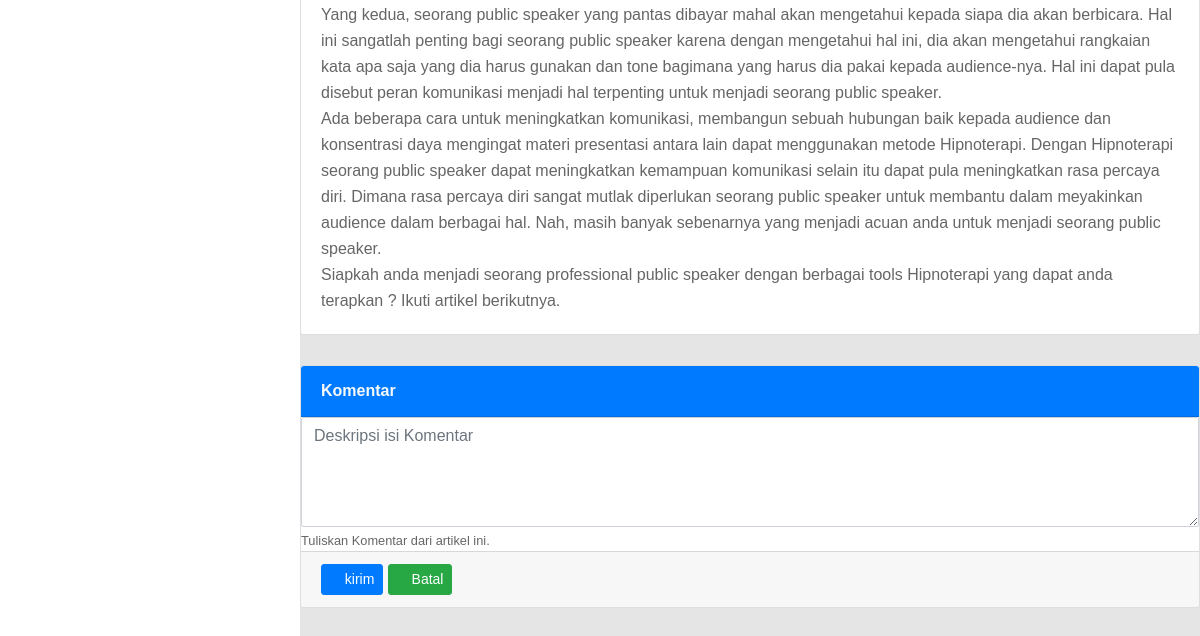
Page /artikel/detail/2 (lower part) on the earlier database version.
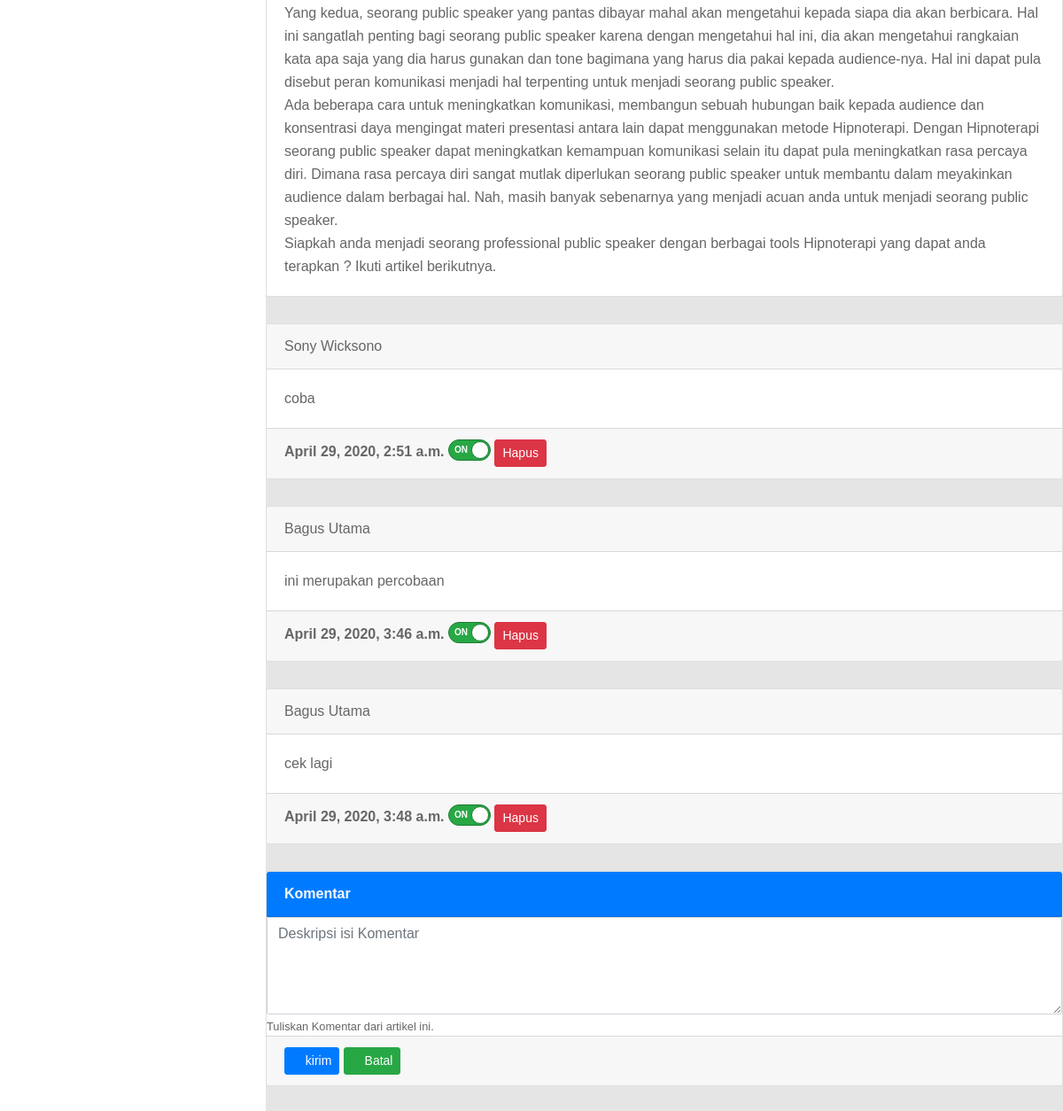
Same page on the later database version.
### artikel/models.py (models this page shows, shortened)
class Komentar(models.Model):
    artikel = models.ForeignKey(
        Artikel, related_name='komentar', on_delete=models.CASCADE)
    member = models.ForeignKey(
        Akun, related_name='komentar', on_delete=models.CASCADE, )
    konten = models.TextField(null=True)
    publikasi = models.DateTimeField(auto_now_add=True)
    update = models.DateTimeField(auto_now=True)
    aktif = models.BooleanField(default=True)
    class Meta:
        db_table = 'komentar'

### akun/models.py (models this page shows, shortened)
class Akun(models.Model):
    nama = models.CharField(max_length=30, null=True)
    jenis_kelamin = models.BooleanField(null=True)
    kota_domisili = models.CharField(max_length=30, null=True)
    alamat = models.CharField(max_length=100, null=True)
    tanggal_lahir = models.DateField(null=True)
    tempat_lahir = models.CharField(max_length=30, null=True)
    foto_src = models.TextField(null=True)
    no_telepon = models.CharField(max_length=16, null=True)
    email = models.EmailField()
    password = models.TextField(null=True)
    aktif = models.BooleanField(default=True)
    registrasi = models.DateTimeField(auto_now_add=True)
    aktivasi = models.DateTimeField(auto_now_add=True)
    update = models.DateTimeField(auto_now=True)
    verification_code = models.IntegerField(default=0)
    verification = models.BooleanField(default=False)
    class DaftarStatus(models.TextChoices):
        ADMIN = text('admin')
        STAF = text('staf')
        MEMBER = text('member')
    class Meta:
        db_table = 'akun'
    status = models.CharField(max_length=6,
                              choices=DaftarStatus.choices, default=DaftarStatus.MEMBER)

### artikel/views.py (the view)
# urls.py: path('detail/<int:id>', views.detail, name='detail'),
def detail(request, id):
    artikel = Artikel.objects.get(id=id)
    akun = Akun.objects.filter(status='staf').first()
    komen = Komentar.objects.filter(artikel=artikel)
    if request.method == 'POST':
        km = Komentar()
        km.member = akun
        km.artikel = artikel
        form = KomentarForm(request.POST or None, instance=km)
        if form.is_valid():
            form.save()
            path = '/artikel/detail/' + str(id)
            return redirect(path)
    else:
        form = KomentarForm()
    context = {
        'view': 'artikel',
        'title': 'Artikel dan Komentar -> Detail Data',
        'artikel': artikel,
        'komentar': komen,
        'form': form,
    }
    return render(request, 'artikel/detail.html', context)

### artikel/forms.py
class KomentarForm(forms.ModelForm):
    konten = forms.CharField(widget=forms.Textarea)
    konten.widget.attrs.update({
        'class': 'form-control',
        'placeholder': 'Deskripsi isi Komentar',
        'rows': 4
    })
    class Meta:
        model = Komentar
        fields = ['konten']

### artikel/templates/artikel/detail.html (shortened to what this page needs)
{% extends "base.html" %}
{% block content %}
{% load static %}
<div class="card">
    <div class="card-body card-block">
        <div id="artikel_konten">
            {% autoescape off%}
            {{ artikel.konten }}
            {% endautoescape %}
        </div>
    </div>
</div>
{% for kom in komentar %}
<div class="card">
    <div class="card-header bg-primary>
        <strong class=" card-title text-light ">{{kom.member.nama}}</strong>
</div>
<div class=" card-body">
        <p class="card-text">
            {% autoescape off%}
            {{kom.konten}}
            {% endautoescape %}
        </p>
    </div>
    <div class="card-footer">
        <strong class="card-title mb-3">{{kom.publikasi}}</strong>
        <label class="switch switch-text switch-success switch-pill">
            <span data-on="On" data-off="Off" class="switch-label "></span>
            <span class="switch-handle"></span>
        </label>
        <button type="button" class="btn btn-danger btn-sm" id="btn-delete-{{kom.artikel.id}}-{{kom.id}}"
            data-toggle="modal" data-target="#deletemodal">
            Hapus
        </button>
    </div>
</div>
{% endfor %}
<div class="card">
    <form name="main_form" method="POST" action="">
        <div class="card-header bg-primary">
            <strong class=" card-title text-light">Komentar</strong>
        </div>
        {{ form.konten }}
        <small class="help-block form-text">Tuliskan Komentar dari artikel ini.</small>
        <div class="card-footer">
            <button type="submit" class="btn btn-primary btn-sm">
                <i class="fa fa-dot-circle-o"></i> kirim
            </button>
            <a class="btn btn-success btn-sm" href="/artikel" role="button">
                <i class="fa fa-ban"></i> Batal
            </a>
        </div>
    </form>
</div>
{% endblock %}

Differences in the rows shown:
added Komentar: member.nama "Sony Wicksono", konten "coba", publikasi "April 29, 2020, 2:51 a.m."
added Komentar: member.nama "Bagus Utama", konten "ini merupakan percobaan", publikasi "April 29, 2020, 3:46 a.m."
added Komentar: member.nama "Bagus Utama", konten "cek lagi", publikasi "April 29, 2020, 3:48 a.m."
